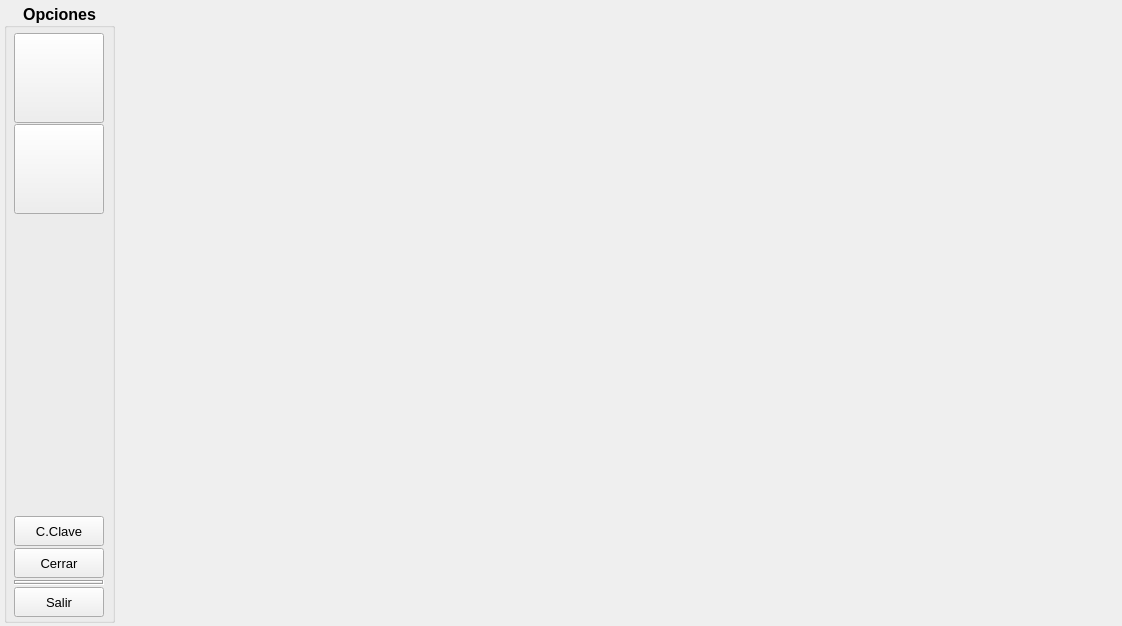
<?xml version="1.0" encoding="UTF-8"?>
<ui version="4.0">
 <class>frmPrincipal</class>
 <widget class="QMainWindow" name="frmPrincipal">
  <property name="geometry">
   <rect>
    <x>0</x>
    <y>0</y>
    <width>1122</width>
    <height>626</height>
   </rect>
  </property>
  <property name="windowTitle">
   <string>MainWindow</string>
  </property>
  <widget class="QWidget" name="centralwidget">
   <widget class="QGroupBox" name="grp_opciones">
    <property name="geometry">
     <rect>
      <x>4</x>
      <y>3</y>
      <width>111</width>
      <height>620</height>
     </rect>
    </property>
    <property name="font">
     <font>
      <pointsize>12</pointsize>
      <weight>75</weight>
      <bold>true</bold>
     </font>
    </property>
    <property name="title">
     <string> Opciones </string>
    </property>
    <property name="alignment">
     <set>Qt::AlignCenter</set>
    </property>
    <widget class="QPushButton" name="bascula">
     <property name="geometry">
      <rect>
       <x>10</x>
       <y>30</y>
       <width>90</width>
       <height>90</height>
      </rect>
     </property>
     <property name="text">
      <string/>
     </property>
     <property name="icon">
      <iconset>
       <normalon>static/img/bascula.png</normalon>
      </iconset>
     </property>
     <property name="iconSize">
      <size>
       <width>80</width>
       <height>80</height>
      </size>
     </property>
    </widget>
    <widget class="QPushButton" name="reporte">
     <property name="geometry">
      <rect>
       <x>10</x>
       <y>121</y>
       <width>90</width>
       <height>90</height>
      </rect>
     </property>
     <property name="text">
      <string/>
     </property>
     <property name="icon">
      <iconset>
       <normalon>static/img/report.png</normalon>
      </iconset>
     </property>
     <property name="iconSize">
      <size>
       <width>80</width>
       <height>80</height>
      </size>
     </property>
    </widget>
    <widget class="QPushButton" name="cambiaclave">
     <property name="geometry">
      <rect>
       <x>10</x>
       <y>513</y>
       <width>90</width>
       <height>30</height>
      </rect>
     </property>
     <property name="font">
      <font>
       <family>Tahoma</family>
       <pointsize>10</pointsize>
       <weight>50</weight>
       <bold>false</bold>
      </font>
     </property>
     <property name="text">
      <string>C.Clave</string>
     </property>
     <property name="icon">
      <iconset>
       <normalon>static/img/recuperar.png</normalon>
      </iconset>
     </property>
     <property name="iconSize">
      <size>
       <width>20</width>
       <height>20</height>
      </size>
     </property>
    </widget>
    <widget class="QPushButton" name="salir">
     <property name="geometry">
      <rect>
       <x>10</x>
       <y>584</y>
       <width>90</width>
       <height>30</height>
      </rect>
     </property>
     <property name="font">
      <font>
       <family>Tahoma</family>
       <pointsize>10</pointsize>
       <weight>50</weight>
       <bold>false</bold>
       <underline>false</underline>
       <strikeout>false</strikeout>
       <kerning>true</kerning>
      </font>
     </property>
     <property name="text">
      <string>Salir</string>
     </property>
     <property name="icon">
      <iconset>
       <normalon>static/img/salir.png</normalon>
      </iconset>
     </property>
     <property name="iconSize">
      <size>
       <width>20</width>
       <height>20</height>
      </size>
     </property>
    </widget>
    <widget class="QPushButton" name="cerrar">
     <property name="geometry">
      <rect>
       <x>10</x>
       <y>545</y>
       <width>90</width>
       <height>30</height>
      </rect>
     </property>
     <property name="font">
      <font>
       <family>Tahoma</family>
       <pointsize>10</pointsize>
       <weight>50</weight>
       <bold>false</bold>
       <underline>false</underline>
       <strikeout>false</strikeout>
       <kerning>true</kerning>
      </font>
     </property>
     <property name="text">
      <string>Cerrar</string>
     </property>
     <property name="icon">
      <iconset>
       <normalon>static/img/cerrar.png</normalon>
      </iconset>
     </property>
     <property name="iconSize">
      <size>
       <width>20</width>
       <height>20</height>
      </size>
     </property>
    </widget>
    <widget class="QFrame" name="frame">
     <property name="geometry">
      <rect>
       <x>10</x>
       <y>577</y>
       <width>90</width>
       <height>5</height>
      </rect>
     </property>
     <property name="frameShape">
      <enum>QFrame::Box</enum>
     </property>
     <property name="frameShadow">
      <enum>QFrame::Sunken</enum>
     </property>
     <property name="lineWidth">
      <number>1</number>
     </property>
    </widget>
   </widget>
   <widget class="QLabel" name="label">
    <property name="geometry">
     <rect>
      <x>160</x>
      <y>40</y>
      <width>901</width>
      <height>551</height>
     </rect>
    </property>
    <property name="text">
     <string/>
    </property>
    <property name="pixmap">
     <pixmap>static/img/background.png</pixmap>
    </property>
    <property name="scaledContents">
     <bool>true</bool>
    </property>
   </widget>
  </widget>
 </widget>
 <resources/>
 <connections/>
</ui>
